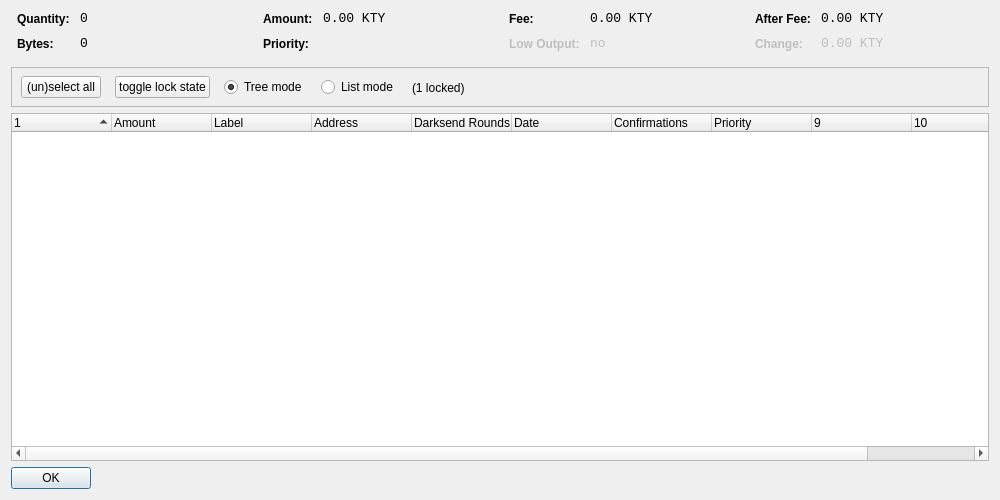
<?xml version="1.0" encoding="UTF-8"?>
<ui version="4.0">
 <class>CoinControlDialog</class>
 <widget class="QDialog" name="CoinControlDialog">
  <property name="geometry">
   <rect>
    <x>0</x>
    <y>0</y>
    <width>1000</width>
    <height>500</height>
   </rect>
  </property>
  <property name="windowTitle">
   <string>Coin Control</string>
  </property>
  <layout class="QVBoxLayout" name="verticalLayout">
   <item>
    <layout class="QHBoxLayout" name="horizontalLayoutTop" stretch="0,0,0,0">
     <property name="topMargin">
      <number>0</number>
     </property>
     <property name="bottomMargin">
      <number>10</number>
     </property>
     <item>
      <layout class="QFormLayout" name="formLayoutCoinControl1">
       <property name="horizontalSpacing">
        <number>10</number>
       </property>
       <property name="verticalSpacing">
        <number>10</number>
       </property>
       <property name="leftMargin">
        <number>6</number>
       </property>
       <property name="rightMargin">
        <number>6</number>
       </property>
       <item row="0" column="0">
        <widget class="QLabel" name="labelCoinControlQuantityText">
         <property name="styleSheet">
          <string notr="true">font-weight:bold;</string>
         </property>
         <property name="text">
          <string>Quantity:</string>
         </property>
        </widget>
       </item>
       <item row="0" column="1">
        <widget class="QLabel" name="labelCoinControlQuantity">
         <property name="font">
          <font>
           <family>Monospace</family>
           <pointsize>10</pointsize>
          </font>
         </property>
         <property name="cursor">
          <cursorShape>IBeamCursor</cursorShape>
         </property>
         <property name="contextMenuPolicy">
          <enum>Qt::ActionsContextMenu</enum>
         </property>
         <property name="text">
          <string notr="true">0</string>
         </property>
         <property name="textInteractionFlags">
          <set>Qt::LinksAccessibleByMouse|Qt::TextSelectableByKeyboard|Qt::TextSelectableByMouse</set>
         </property>
        </widget>
       </item>
       <item row="1" column="0">
        <widget class="QLabel" name="labelCoinControlBytesText">
         <property name="styleSheet">
          <string notr="true">font-weight:bold;</string>
         </property>
         <property name="text">
          <string>Bytes:</string>
         </property>
        </widget>
       </item>
       <item row="1" column="1">
        <widget class="QLabel" name="labelCoinControlBytes">
         <property name="font">
          <font>
           <family>Monospace</family>
           <pointsize>10</pointsize>
          </font>
         </property>
         <property name="cursor">
          <cursorShape>IBeamCursor</cursorShape>
         </property>
         <property name="contextMenuPolicy">
          <enum>Qt::ActionsContextMenu</enum>
         </property>
         <property name="text">
          <string notr="true">0</string>
         </property>
         <property name="textInteractionFlags">
          <set>Qt::LinksAccessibleByMouse|Qt::TextSelectableByKeyboard|Qt::TextSelectableByMouse</set>
         </property>
        </widget>
       </item>
      </layout>
     </item>
     <item>
      <layout class="QFormLayout" name="formLayoutCoinControl2">
       <property name="horizontalSpacing">
        <number>10</number>
       </property>
       <property name="verticalSpacing">
        <number>10</number>
       </property>
       <property name="leftMargin">
        <number>6</number>
       </property>
       <property name="rightMargin">
        <number>6</number>
       </property>
       <item row="0" column="0">
        <widget class="QLabel" name="labelCoinControlAmountText">
         <property name="styleSheet">
          <string notr="true">font-weight:bold;</string>
         </property>
         <property name="text">
          <string>Amount:</string>
         </property>
        </widget>
       </item>
       <item row="0" column="1">
        <widget class="QLabel" name="labelCoinControlAmount">
         <property name="font">
          <font>
           <family>Monospace</family>
           <pointsize>10</pointsize>
          </font>
         </property>
         <property name="cursor">
          <cursorShape>IBeamCursor</cursorShape>
         </property>
         <property name="contextMenuPolicy">
          <enum>Qt::ActionsContextMenu</enum>
         </property>
         <property name="text">
          <string notr="true">0.00 KTY</string>
         </property>
         <property name="textInteractionFlags">
          <set>Qt::LinksAccessibleByMouse|Qt::TextSelectableByKeyboard|Qt::TextSelectableByMouse</set>
         </property>
        </widget>
       </item>
       <item row="1" column="0">
        <widget class="QLabel" name="labelCoinControlPriorityText">
         <property name="styleSheet">
          <string notr="true">font-weight:bold;</string>
         </property>
         <property name="text">
          <string>Priority:</string>
         </property>
        </widget>
       </item>
       <item row="1" column="1">
        <widget class="QLabel" name="labelCoinControlPriority">
         <property name="font">
          <font>
           <family>Monospace</family>
           <pointsize>10</pointsize>
          </font>
         </property>
         <property name="cursor">
          <cursorShape>IBeamCursor</cursorShape>
         </property>
         <property name="contextMenuPolicy">
          <enum>Qt::ActionsContextMenu</enum>
         </property>
         <property name="text">
          <string/>
         </property>
         <property name="textInteractionFlags">
          <set>Qt::LinksAccessibleByMouse|Qt::TextSelectableByKeyboard|Qt::TextSelectableByMouse</set>
         </property>
        </widget>
       </item>
      </layout>
     </item>
     <item>
      <layout class="QFormLayout" name="formLayoutCoinControl3">
       <property name="horizontalSpacing">
        <number>10</number>
       </property>
       <property name="verticalSpacing">
        <number>10</number>
       </property>
       <property name="leftMargin">
        <number>6</number>
       </property>
       <property name="rightMargin">
        <number>6</number>
       </property>
       <item row="0" column="0">
        <widget class="QLabel" name="labelCoinControlFeeText">
         <property name="styleSheet">
          <string notr="true">font-weight:bold;</string>
         </property>
         <property name="text">
          <string>Fee:</string>
         </property>
        </widget>
       </item>
       <item row="0" column="1">
        <widget class="QLabel" name="labelCoinControlFee">
         <property name="font">
          <font>
           <family>Monospace</family>
           <pointsize>10</pointsize>
          </font>
         </property>
         <property name="cursor">
          <cursorShape>IBeamCursor</cursorShape>
         </property>
         <property name="contextMenuPolicy">
          <enum>Qt::ActionsContextMenu</enum>
         </property>
         <property name="text">
          <string notr="true">0.00 KTY</string>
         </property>
         <property name="textInteractionFlags">
          <set>Qt::LinksAccessibleByMouse|Qt::TextSelectableByKeyboard|Qt::TextSelectableByMouse</set>
         </property>
        </widget>
       </item>
       <item row="1" column="0">
        <widget class="QLabel" name="labelCoinControlLowOutputText">
         <property name="enabled">
          <bool>false</bool>
         </property>
         <property name="styleSheet">
          <string notr="true">font-weight:bold;</string>
         </property>
         <property name="text">
          <string>Low Output:</string>
         </property>
        </widget>
       </item>
       <item row="1" column="1">
        <widget class="QLabel" name="labelCoinControlLowOutput">
         <property name="enabled">
          <bool>false</bool>
         </property>
         <property name="font">
          <font>
           <family>Monospace</family>
           <pointsize>10</pointsize>
          </font>
         </property>
         <property name="cursor">
          <cursorShape>IBeamCursor</cursorShape>
         </property>
         <property name="contextMenuPolicy">
          <enum>Qt::ActionsContextMenu</enum>
         </property>
         <property name="text">
          <string notr="true">no</string>
         </property>
         <property name="textInteractionFlags">
          <set>Qt::LinksAccessibleByMouse|Qt::TextSelectableByKeyboard|Qt::TextSelectableByMouse</set>
         </property>
        </widget>
       </item>
      </layout>
     </item>
     <item>
      <layout class="QFormLayout" name="formLayoutCoinControl4">
       <property name="horizontalSpacing">
        <number>10</number>
       </property>
       <property name="verticalSpacing">
        <number>10</number>
       </property>
       <property name="leftMargin">
        <number>6</number>
       </property>
       <property name="rightMargin">
        <number>6</number>
       </property>
       <item row="0" column="0">
        <widget class="QLabel" name="labelCoinControlAfterFeeText">
         <property name="styleSheet">
          <string notr="true">font-weight:bold;</string>
         </property>
         <property name="text">
          <string>After Fee:</string>
         </property>
        </widget>
       </item>
       <item row="0" column="1">
        <widget class="QLabel" name="labelCoinControlAfterFee">
         <property name="font">
          <font>
           <family>Monospace</family>
           <pointsize>10</pointsize>
          </font>
         </property>
         <property name="cursor">
          <cursorShape>IBeamCursor</cursorShape>
         </property>
         <property name="contextMenuPolicy">
          <enum>Qt::ActionsContextMenu</enum>
         </property>
         <property name="text">
          <string notr="true">0.00 KTY</string>
         </property>
         <property name="textInteractionFlags">
          <set>Qt::LinksAccessibleByMouse|Qt::TextSelectableByKeyboard|Qt::TextSelectableByMouse</set>
         </property>
        </widget>
       </item>
       <item row="1" column="0">
        <widget class="QLabel" name="labelCoinControlChangeText">
         <property name="enabled">
          <bool>false</bool>
         </property>
         <property name="styleSheet">
          <string notr="true">font-weight:bold;</string>
         </property>
         <property name="text">
          <string>Change:</string>
         </property>
        </widget>
       </item>
       <item row="1" column="1">
        <widget class="QLabel" name="labelCoinControlChange">
         <property name="enabled">
          <bool>false</bool>
         </property>
         <property name="font">
          <font>
           <family>Monospace</family>
           <pointsize>10</pointsize>
          </font>
         </property>
         <property name="cursor">
          <cursorShape>IBeamCursor</cursorShape>
         </property>
         <property name="contextMenuPolicy">
          <enum>Qt::ActionsContextMenu</enum>
         </property>
         <property name="text">
          <string notr="true">0.00 KTY</string>
         </property>
         <property name="textInteractionFlags">
          <set>Qt::LinksAccessibleByMouse|Qt::TextSelectableByKeyboard|Qt::TextSelectableByMouse</set>
         </property>
        </widget>
       </item>
      </layout>
     </item>
    </layout>
   </item>
   <item>
    <widget class="QFrame" name="frame">
     <property name="minimumSize">
      <size>
       <width>0</width>
       <height>40</height>
      </size>
     </property>
     <property name="frameShape">
      <enum>QFrame::StyledPanel</enum>
     </property>
     <property name="frameShadow">
      <enum>QFrame::Sunken</enum>
     </property>
     <widget class="QWidget" name="horizontalLayoutWidget">
      <property name="geometry">
       <rect>
        <x>10</x>
        <y>0</y>
        <width>781</width>
        <height>41</height>
       </rect>
      </property>
      <layout class="QHBoxLayout" name="horizontalLayoutPanel" stretch="0,0,0,0,0">
       <property name="spacing">
        <number>14</number>
       </property>
       <item>
        <widget class="QPushButton" name="pushButtonSelectAll">
         <property name="sizePolicy">
          <sizepolicy hsizetype="Maximum" vsizetype="Fixed">
           <horstretch>0</horstretch>
           <verstretch>0</verstretch>
          </sizepolicy>
         </property>
         <property name="text">
          <string>(un)select all</string>
         </property>
        </widget>
       </item>
        <item>
         <widget class="QPushButton" name="pushButtonToggleLock">
          <property name="sizePolicy">
           <sizepolicy hsizetype="Maximum" vsizetype="Fixed">
            <horstretch>0</horstretch>
            <verstretch>0</verstretch>
           </sizepolicy>
          </property>
          <property name="text">
           <string>toggle lock state</string>
          </property>
          <property name="autoDefault">
           <bool>false</bool>
          </property>
         </widget>
        </item>
       <item>
        <widget class="QRadioButton" name="radioTreeMode">
         <property name="sizePolicy">
          <sizepolicy hsizetype="Maximum" vsizetype="Fixed">
           <horstretch>0</horstretch>
           <verstretch>0</verstretch>
          </sizepolicy>
         </property>
         <property name="text">
          <string>Tree mode</string>
         </property>
         <property name="checked">
          <bool>true</bool>
         </property>
        </widget>
       </item>
       <item>
        <widget class="QRadioButton" name="radioListMode">
         <property name="sizePolicy">
          <sizepolicy hsizetype="Maximum" vsizetype="Fixed">
           <horstretch>0</horstretch>
           <verstretch>0</verstretch>
          </sizepolicy>
         </property>
         <property name="text">
          <string>List mode</string>
         </property>
        </widget>
       </item>
        <item>
         <widget class="QLabel" name="labelLocked">
          <property name="text">
           <string>(1 locked)</string>
          </property>
         </widget>
        </item>
       <item>
        <spacer name="horizontalSpacer">
         <property name="orientation">
          <enum>Qt::Horizontal</enum>
         </property>
         <property name="sizeHint" stdset="0">
          <size>
           <width>40</width>
           <height>20</height>
          </size>
         </property>
        </spacer>
       </item>
      </layout>
     </widget>
    </widget>
   </item>
   <item>
    <widget class="CoinControlTreeWidget" name="treeWidget">
     <property name="contextMenuPolicy">
      <enum>Qt::CustomContextMenu</enum>
     </property>
     <property name="sortingEnabled">
      <bool>false</bool>
     </property>
     <property name="columnCount">
      <number>11</number>
     </property>
     <attribute name="headerShowSortIndicator" stdset="0">
      <bool>true</bool>
     </attribute>
     <attribute name="headerStretchLastSection">
      <bool>false</bool>
     </attribute>
     <column>
      <property name="text">
       <string/>
      </property>
     </column>
     <column>
      <property name="text">
       <string>Amount</string>
      </property>
     </column>
     <column>
      <property name="text">
       <string>Label</string>
      </property>
     </column>
     <column>
      <property name="text">
       <string>Address</string>
      </property>
     </column>
     <column>
      <property name="text">
       <string>Darksend Rounds</string>
      </property>
    </column>
     <column>
      <property name="text">
       <string>Date</string>
      </property>
     </column>
     <column>
      <property name="text">
       <string>Confirmations</string>
      </property>
      <property name="toolTip">
       <string>Confirmed</string>
      </property>
     </column>
     <column>
      <property name="text">
       <string>Priority</string>
      </property>
     </column>
     <column>
      <property name="text">
       <string/>
      </property>
     </column>
     <column>
      <property name="text">
       <string/>
      </property>
     </column>
     <column>
      <property name="text">
       <string/>
      </property>
     </column>
     <column>
      <property name="text">
       <string/>
      </property>
     </column>
    </widget>
   </item>
   <item>
    <widget class="QDialogButtonBox" name="buttonBox">
     <property name="sizePolicy">
      <sizepolicy hsizetype="Maximum" vsizetype="Fixed">
       <horstretch>0</horstretch>
       <verstretch>0</verstretch>
      </sizepolicy>
     </property>
     <property name="orientation">
      <enum>Qt::Horizontal</enum>
     </property>
     <property name="standardButtons">
      <set>QDialogButtonBox::Ok</set>
     </property>
    </widget>
   </item>
  </layout>
 </widget>
 <customwidgets>
  <customwidget>
   <class>CoinControlTreeWidget</class>
   <extends>QTreeWidget</extends>
   <header>coincontroltreewidget.h</header>
  </customwidget>
 </customwidgets>
 <resources/>
 <connections/>
</ui>
